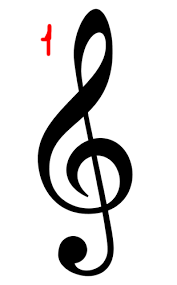
#> input picture OpenCV_Python/15-03 - redimensionamento/ClaveSol/clavedesol1.png, 177 x 285 px; its folder holds 4 pictures in this run
$ python redimensionar_final.py
#> lines starting #> are read from the running program, lines starting #| are printed output that depends on the picture
import cv2
import os

def redimensionar(diretorio, altura_desejada):
#> called with diretorio = './ClaveSol/', altura_desejada = 100
    imagens_originais = []
    imagems_redimensionadas = []

    # Leitura das imagens e redimensionamento
    for filename in sorted(os.listdir(diretorio)):
        if filename.endswith(".png"):
        # Lendo a imagem
            imagem = cv2.imread(os.path.join(diretorio, filename))
#> imagem is the input picture: shape (285, 177, 3); mean B, G, R 216, 216, 216.7

        # Obtendo as dimensões originais da imagem
            altura_original, largura_original = imagem.shape[:2]
#> altura_original = 285; largura_original = 177

        # Calculando o fator de escala para redimensionar a imagem para a altura desejada
            fator_escala = altura_desejada / altura_original
#> fator_escala = 0.351

        # Redimensionando a imagem mantendo a proporção
            imagem_redimensionada = cv2.resize(imagem, (int(largura_original * fator_escala), altura_desejada))
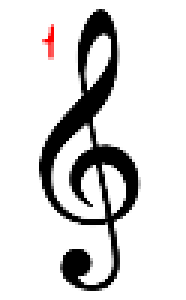
#> imagem_redimensionada: shape (100, 62, 3) (shown 3 times larger); mean B, G, R 216, 216, 216.7

        # Colocando as imagens nos vetores
            imagens_originais.append(imagem)
            imagems_redimensionadas.append(imagem_redimensionada)
#> pass 2 of the loop in redimensionar, `for filename in sorted(os.listdir(diretorio)):`:
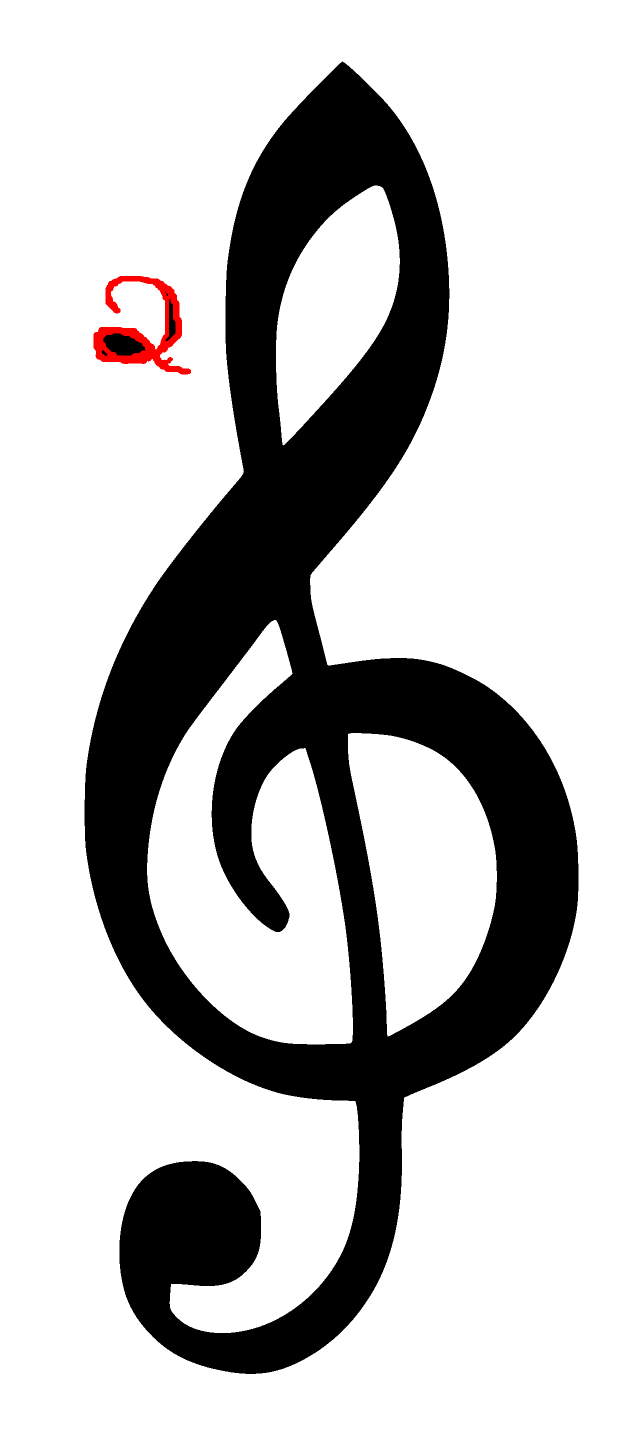
#> input picture OpenCV_Python/15-03 - redimensionamento/ClaveSol/clavedesol2.png, 1280 x 2869 px (shown at 1/2 size)
#> in redimensionar, imagem is the input picture: shape (2869, 1280, 3); mean B, G, R 191.8, 191.8, 192.6
#> in redimensionar, `imagem_redimensionada = cv2.resize(imagem, (int(largura_original * fat..`:
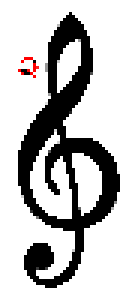
#> imagem_redimensionada: shape (100, 44, 3) (shown 3 times larger); mean B, G, R 191.7, 191.7, 192.5

    return imagems_redimensionadas, imagens_originais


def mostrar_imagem(imagens_red, imagens_ori):
    # Mostrar as imagens originais
    #for i, imagem in enumerate(imagens_ori):
    #    cv2.imshow(f"Imagem Original {i+1}", imagem)

    # Mostrar as imagens redimensioandas
    for i, imagem in enumerate(imagens_red):
        cv2.imshow(f"Imagem Redimensionadas {i+1}", imagem)
        # Esperar até que uma tecla seja pressionada para fechar as janelas
    cv2.waitKey(0)
    cv2.destroyAllWindows()


def main():
    diretorio = './ClaveSol/'
    altura_desejada = 100
    img_redimensionada, img_originais = redimensionar(diretorio, altura_desejada)
    mostrar_imagem(img_redimensionada, img_originais)

if __name__ == "__main__":
    main()
